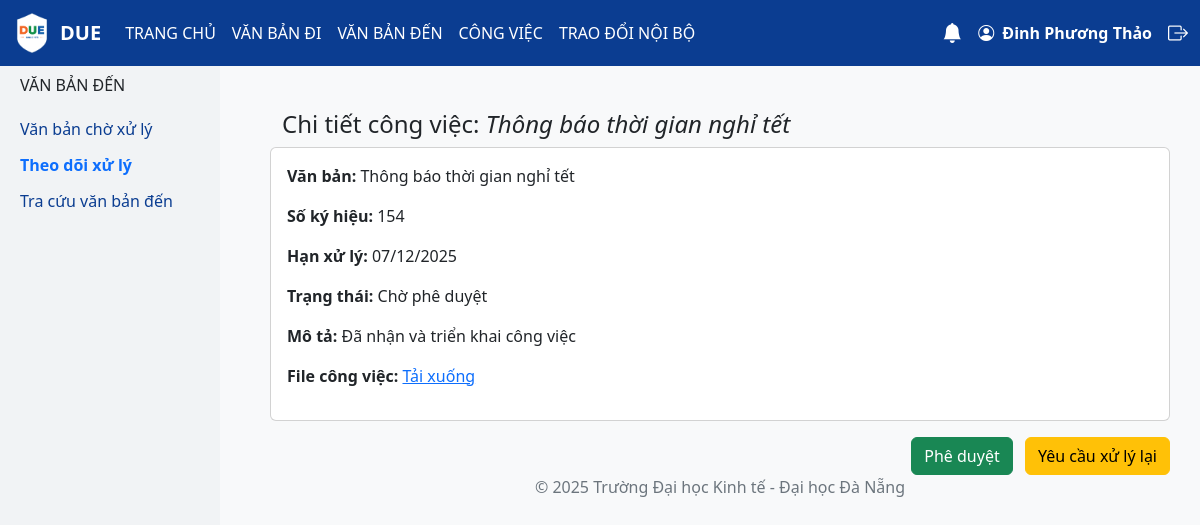
Page /theo_doi_xu_ly/4/duyet/ (signed in) on the committed database.
### model_share/models.py (models this page shows, shortened)
class CongViec(models.Model):
    TRANG_THAI_CHOICES = [
        ("Chờ xử lý", "Chờ xử lý"),
        ("Đang xử lý", "Đang xử lý"),
        ("Yêu cầu sửa", "Yêu cầu sửa"),
        ("Chờ phê duyệt", "Chờ phê duyệt"),
        ("Hoàn thành", "Hoàn thành"),
    ]
    MaCV = models.AutoField(primary_key=True)
    TieuDe = models.CharField(max_length=255)
    MoTa = models.CharField(max_length=255, null=True, blank=True)
    NgayNhan = models.DateField()
    HanXuLy = models.DateField()
    TrangThai = models.CharField(max_length=100, choices=TRANG_THAI_CHOICES, default="Chờ xử lý")
    FileDinhKem = models.FileField(upload_to="cong_viec/", null=True, blank=True)
    NgayHoanThanh = models.DateTimeField(null=True, blank=True)
    MaVanBanDen = models.ForeignKey(VanBanDen, on_delete=models.CASCADE)
    NguoiXuLyChinh = models.ForeignKey(User, on_delete=models.CASCADE, null=True, blank=True)

class VanBanDen(models.Model):
    TRANG_THAI_CHOICES = [
        ("Đang xử lý", "Đang xử lý"),
        ("Chờ phê duyệt", "Chờ phê duyệt"),
        ("Chờ xử lý", "Chờ xử lý"),
    ]
    DO_KHAN_CHOICES = [
        ("Thường", "Thường"),
        ("Khẩn", "Khẩn"),
    ]
    DO_MAT_CHOICES = [
        ("Thường", "Thường"),
        ("Mật", "Mật"),
    ]
    MaVanBanDen = models.AutoField(primary_key=True)
    SoDen = models.IntegerField()
    NgayDen = models.DateField()
    SoKyHieu = models.CharField(max_length=255, unique=True)
    TrichYeu = models.CharField(max_length=255)
    CoQuanBanHanh = models.CharField(max_length=100)
    NguoiXuLyChinh = models.CharField(max_length=255, null=True, blank=True)
    NguoiXuLy = models.CharField(max_length=255, null=True, blank=True)
    user = models.ForeignKey(User, on_delete=models.CASCADE)
    HanXuLy = models.DateField(null=True, blank=True)
    LoaiVanBan = models.CharField(max_length=100)
    TrangThai = models.CharField(max_length=100, choices=TRANG_THAI_CHOICES, default="Chờ xử lý")
    DoKhan = models.CharField(max_length=50, choices=DO_KHAN_CHOICES, default="Thường")
    DoMat = models.CharField(max_length=50, choices=DO_MAT_CHOICES, default="Thường")
    NguoiKy = models.CharField(max_length=255)
    NguoiDuyet = models.CharField(max_length=255)
    NgayBanHanh = models.DateField(null=True, blank=True)
    FileDinhKem = models.FileField(upload_to='vanbanden/', null=True, blank=True)
    NguoiNhan = models.ForeignKey(
        User,
        on_delete=models.SET_NULL,
        null=True,
        blank=True,
        related_name="vanbanden_nhan"
    )
    van_ban_di_lien_quan = models.ForeignKey(
        'vanbandi.VanBanDi',
        on_delete=models.SET_NULL,
        null=True,
        blank=True
    )

### vanbanden/views.py (the view, shortened to what this page needs)
# urls.py: path('theo_doi_xu_ly/<int:pk>/duyet/', views.duyet_cong_viec, name='duyet_cong_viec'),
@login_required
def duyet_cong_viec(request, pk):
   cong_viec = get_object_or_404(CongViec, pk=pk)
   return render(request, 'vanbanden/duyet_cong_viec.html', {'cong_viec': cong_viec})

### congviec/context_processors.py (called while the page is built)
def notifications(request):
    if request.user.is_authenticated:
        unread_count = Notification.objects.filter(user=request.user, is_read=False).count()
        notifications = Notification.objects.filter(user=request.user).order_by('-created_at')[:5]
        return {'unread_count': unread_count, 'notifications': notifications}
    return {'unread_count': 0, 'notifications': []}

### vanbanden/templates/vanbanden/duyet_cong_viec.html (shortened to what this page needs)
{% extends 'base.html' %}
{% block content %}
<div class="row">
 <div class="col-md-2 sidebar">
   <h6 class="text-uppercase mb-3">Văn bản đến</h6>
   <a href="{% url 'vanban_cho_xuly' %}">Văn bản chờ xử lý</a>
   <a href="{% url 'theodoi_xuly' %}"class="fw-bold text-primary">Theo dõi xử lý</a>
   <a href="{% url 'tracuu_vanbanden' %}">Tra cứu văn bản đến</a>
 </div>
          <div class="flex-grow-1">
  <h4 class="container mt-4">Chi tiết công việc: <em>{{ cong_viec.TieuDe }}</em></h4>
  <div class="card p-3 mb-3">
    <p><b>Văn bản:</b> {{ cong_viec.MaVanBanDen.TrichYeu }}</p>
    <p><b>Số ký hiệu:</b> {{ cong_viec.MaVanBanDen.SoKyHieu }}</p>
    <p><b>Hạn xử lý:</b> {{ cong_viec.HanXuLy|date:"d/m/Y" }}</p>
    <p><b>Trạng thái:</b> {{ cong_viec.TrangThai }}</p>
    <p><b>Mô tả:</b> {{ cong_viec.MoTa }}</p>
    {% if cong_viec.FileDinhKem %}
      <p><b>File công việc:</b>
        <a href="{{ cong_viec.FileDinhKem.url }}" target="_blank">Tải xuống</a>
      </p>
    {% endif %}
  </div>
  <form method="post">
    <div class="text-end">
      <button type="submit" name="action" value="approve" class="btn btn-success me-2">Phê duyệt</button>
      <a href="{% url 'yeu_cau_sua_create' cong_viec.MaCV %}" class="btn btn-warning">Yêu cầu xử lý lại</a>
    </div>
  </form>
</div>
{% endblock %}

### templates/base.html (shortened to what this page needs)
<!DOCTYPE html>
<html lang="vi">
<head>
  <link href="https://cdn.jsdelivr.net/npm/bootstrap@5.3.0/dist/css/bootstrap.min.css" rel="stylesheet">
  <link href="https://cdn.jsdelivr.net/npm/bootstrap-icons@1.10.5/font/bootstrap-icons.css" rel="stylesheet">
</head>
{% load static %}
<body>
<nav class="navbar navbar-expand-lg navbar-dark fixed-top">
  <div class="container-fluid">
    <a class="navbar-brand fw-bold d-flex align-items-center" href="/">
      <img src="{% static 'images/logo.due.png' %}" height="40" class="me-2" alt="Logo DUE">
      DUE
    </a>
    <div class="collapse navbar-collapse" id="navMenu">
      <ul class="navbar-nav me-auto mb-2 mb-lg-0">
        <li class="nav-item"><a class="nav-link" href="/">TRANG CHỦ</a></li>
        <li class="nav-item"><a class="nav-link" href="{% url 'lap_du_thao' %}">VĂN BẢN ĐI</a></li>
        <li class="nav-item"><a class="nav-link" href="{% url 'vanban_cho_xuly' %}">VĂN BẢN ĐẾN</a></li>
        <li class="nav-item"><a class="nav-link" href="{% url 'cong_viec_cho_xu_ly' %}">CÔNG VIỆC</a></li>
        <li class="nav-item"><a class="nav-link" href="{% url 'soan_tin' %}">TRAO ĐỔI NỘI BỘ</a></li>
      </ul>
      <div class="d-flex align-items-center position-relative">
        {% if user.is_authenticated %}
        <div class="dropdown me-3">
          <a class="text-white position-relative" href="#" role="button" id="dropdownNotification" data-bs-toggle="dropdown" aria-expanded="false">
            <i class="bi bi-bell-fill fs-5"></i>
          </a>
        </div>
        <a href="{% url 'profile' %}" class="text-white me-3 fw-bold text-decoration-none">
          <i class="bi bi-person-circle me-1"></i> {{ user.first_name }} {{ user.last_name }}
        </a>
        <a href="/accounts/logout/" class="text-white">
          <i class="bi bi-box-arrow-right fs-5"></i>
        </a>
        {% else %}
        <a href="/accounts/login/" class="text-white me-2">
          <i class="bi bi-person-circle fs-5"></i>
        </a>
        {% endif %}
      </div>
    </div>
  </div>
</nav>
<div class="content">
  {% block content %}{% endblock %}
  <footer>
    <p>© 2025 Trường Đại học Kinh tế - Đại học Đà Nẵng</p>
  </footer>
</div>
</body>
</html>

### templates/base.html (style rules this page uses)
body { background: #f8f9fa; padding-top: 56px; }
.navbar { background-color: #0b3d91; }
.navbar .nav-link, .navbar-brand { color: white !important; }
:root { --soft-blue: #e7f2fa; --soft-blue-border: #bcd7e8; }
.sidebar { background: #f1f3f5; width: 220px; min-height: 100vh; position: fixed; top: 56px; left: 0; padding: 20px; overflow: auto; }
.sidebar a { color: #0b3d91; text-decoration: none; display: block; padding: 6px 0; }
.content { margin-left: 240px; padding: 30px; }
footer { text-align: center; color: #6c757d; margin-top: 40px; }

### rows in the picture
CongViec: TieuDe "Thông báo thời gian nghỉ tết", MaVanBanDen.TrichYeu "Thông báo thời gian nghỉ tết", MaVanBanDen.SoKyHieu "154", HanXuLy "07/12/2025", TrangThai "Chờ phê duyệt", MoTa "Đã nhận và triển khai công việc"

### other values in the picture
{{ user.first_name }} "Đinh Phương"
{{ user.last_name }} "Thảo"
